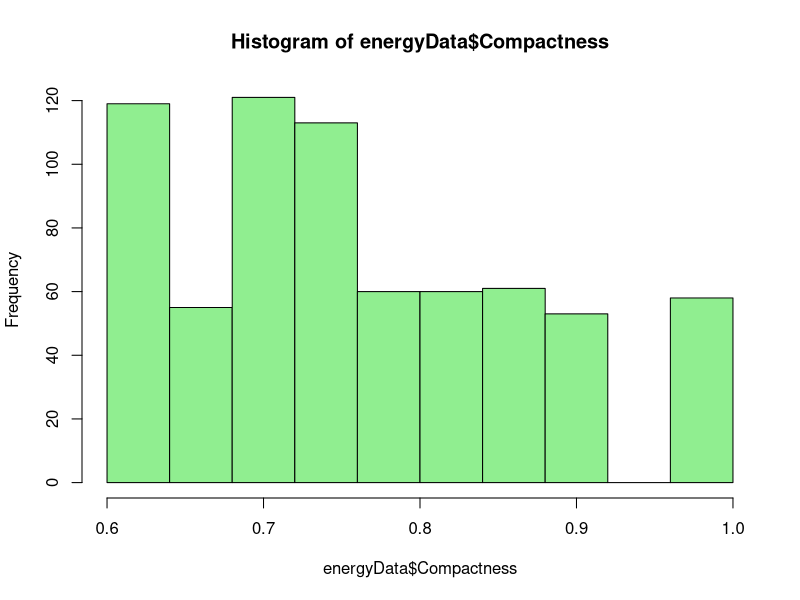
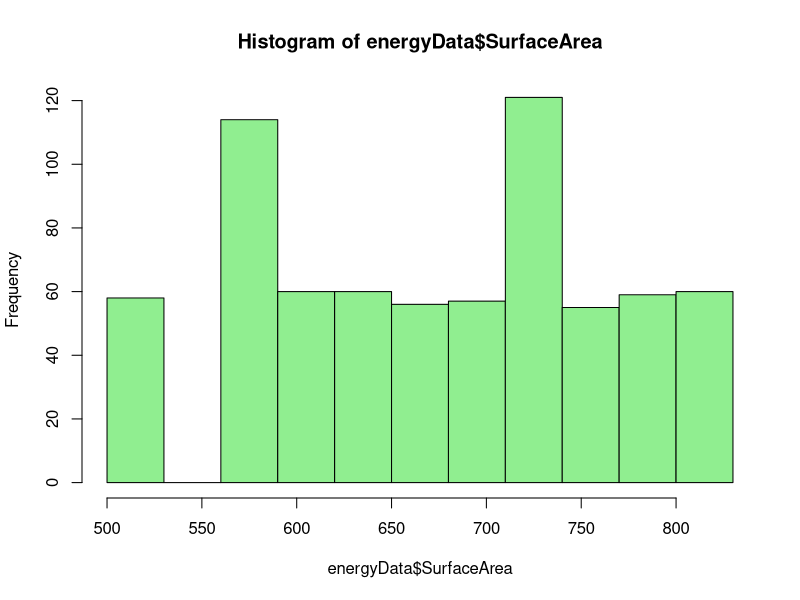
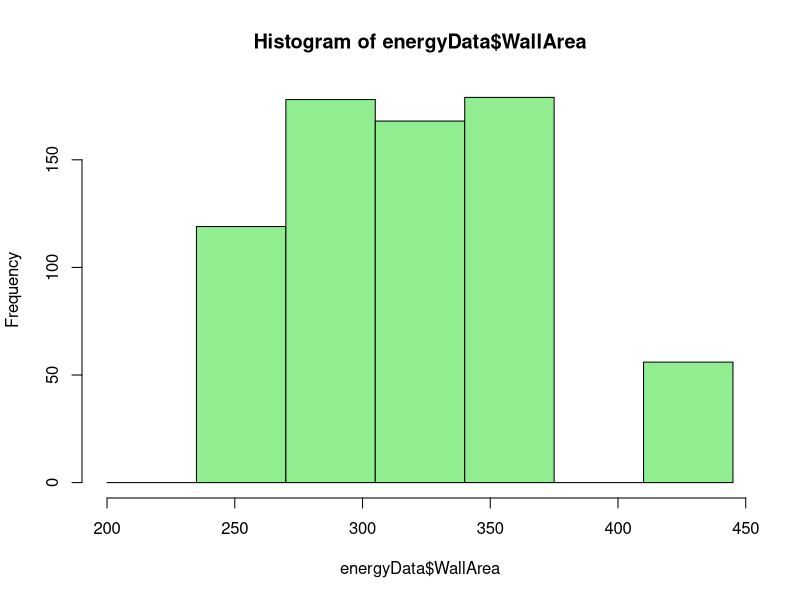
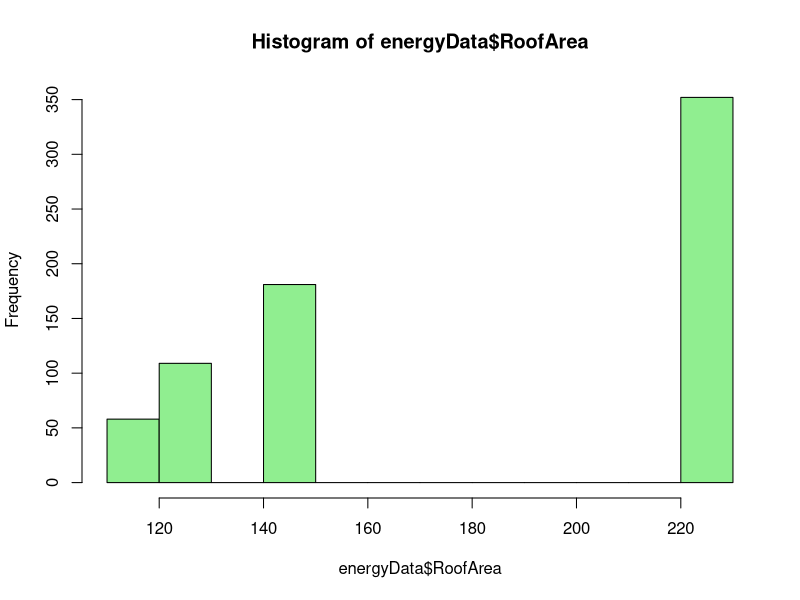
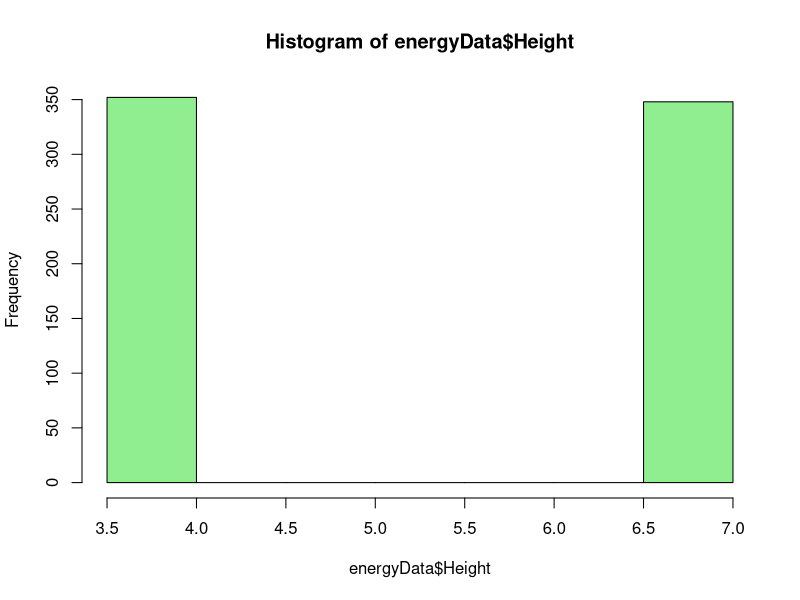
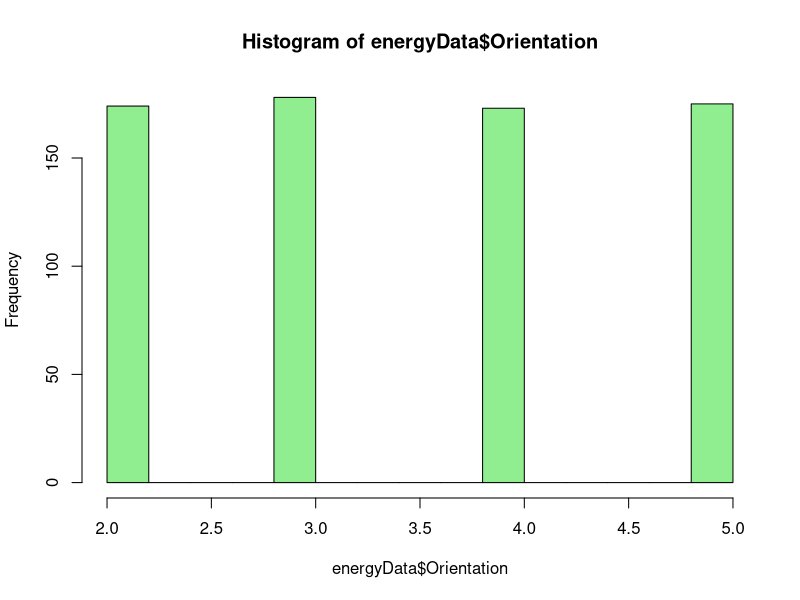
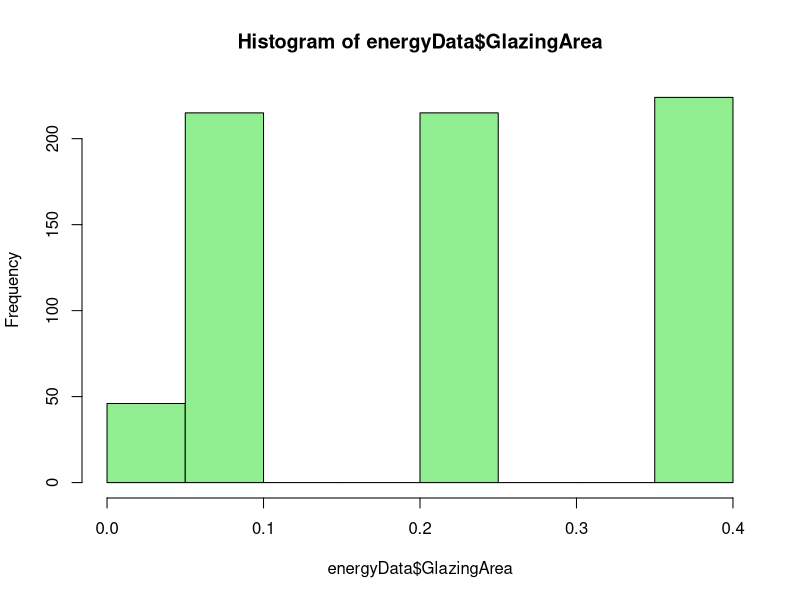
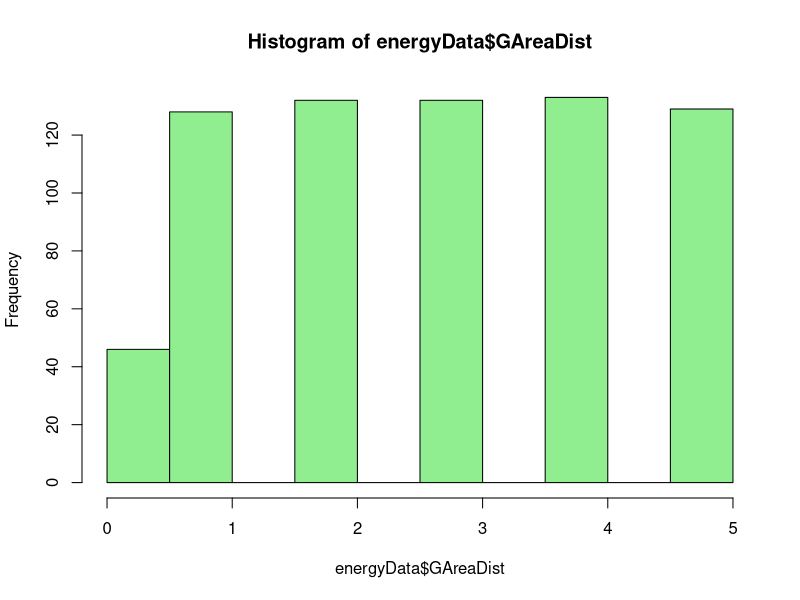

Recreate these plots in R, in order.
energyData <- read.csv("assign1_EnergyData.csv", header = TRUE)

str(energyData)

dim(energyData)

names(energyData)

head(energyData)

tail(energyData)

summary(energyData)


#histogram

hist(energyData$Compactness,breaks = seq(0.6, 1.0, by = 0.04),col = 'lightgreen') #numeric
hist(energyData$SurfaceArea,breaks = seq(500, 850, by = 30),col = 'lightgreen') #numeric
hist(energyData$WallArea,breaks = seq(200, 450, by = 35),col = 'lightgreen') #numeric
hist(energyData$RoofArea,col = 'lightgreen') #category There is a big gap

hist(energyData$Height,col = 'lightgreen') #category
hist(energyData$Orientation,col = 'lightgreen') #category
hist(energyData$GlazingArea,col = 'lightgreen') #category
hist(energyData$GAreaDist,col = 'lightgreen') #category

hist(energyData$HeatingLoad,col = 'lightgreen') #target
hist(energyData$CoolingLoad,col = 'lightgreen') #target

roofArea <- as.factor(energyData$RoofArea)
barplot(table(roofArea), col = 'lightgreen')

orientation <- as.factor(energyData$Orientation)
barplot(table(orientation), col = 'lightgreen')

gArea <- as.factor(energyData$GlazingArea)
barplot(table(gArea), col = 'lightgreen')

gAreaDist <- as.factor(energyData$GAreaDist)
barplot(table(gAreaDist), col = 'lightgreen')

height <- as.factor(energyData$Height)
barplot(table(height), col = 'lightgreen')

#boxplot
boxplot(energyData$Compactness, horizontal = TRUE, col = 'steelblue')
boxplot(energyData$SurfaceArea, horizontal = TRUE, col = 'steelblue')
boxplot(energyData$WallArea, horizontal = TRUE, col = 'steelblue')
boxplot(energyData$RoofArea, horizontal = TRUE, col = 'steelblue')


boxplot(energyData$Height, horizontal = TRUE, col = 'steelblue')
boxplot(energyData$Orientation, horizontal = TRUE, col = 'steelblue')
boxplot(energyData$GlazingArea, horizontal = TRUE, col = 'steelblue')
boxplot(energyData$GAreaDist, horizontal = TRUE, col = 'steelblue')

boxplot(energyData$HeatingLoad, horizontal = TRUE, col = 'steelblue')
boxplot(energyData$CoolingLoad, horizontal = TRUE, col = 'steelblue')

#correlation
cor(energyData)
library(corrplot)
corrplot.mixed(cor(energyData))
pairs(energyData, pch = 19, col = "blue")
#There is a non-linear relationship between compactness and surface area

#Start Fitting for heating load
lmHeatFit1 <- lm(HeatingLoad ~ (.- CoolingLoad), data = energyData)
summary(lmHeatFit1)

lmHeatFit2 <- update(lmHeatFit1, ~ . - (RoofArea + Orientation), data = energyData)
summary(lmHeatFit2)

lmHeatFit3 <- update(lmHeatFit2, ~ . + SurfaceArea:Height, data = energyData)
summary(lmHeatFit3)

lmHeatFit4 <- update(lmHeatFit3, ~ . - WallArea, data = energyData)
summary(lmHeatFit4)


#Line is not that flat
summary(lmHeatFit4)
plot(lmHeatFit4)

cd <- cooks.distance(lmHeatFit4)

energyData.clean <- energyData[abs(cd) < 4/nrow(energyData), ] #cleaning the outlier? That's it
nrow(energyData.clean)

formula(lmHeatFit4)
lmHeatFit <- lm(formula(lmHeatFit4), data = energyData.clean)
summary(lmHeatFit)

plot(lmHeatFit)

#Start Fitting for Cooling Load
lmCoolFit1 <- lm(CoolingLoad ~ (.- HeatingLoad), data = energyData)
summary(lmCoolFit1)

lmCoolFit2 <- update(lmCoolFit1, ~ . - RoofArea, data = energyData)
summary(lmCoolFit2)

lmCoolFit3 <- update(lmCoolFit2, ~ . - (Orientation + GAreaDist), data = energyData)
summary(lmCoolFit3)

lmCoolFit4 <- update(lmCoolFit3, ~ . + WallArea:SurfaceArea, data = energyData)
summary(lmCoolFit4)

summary(lmCoolFit4)
plot(lmCoolFit4)

cd <- cooks.distance(lmCoolFit4)
energyCoolData.clean <- energyData[abs(cd) < 4/nrow(energyData), ] #cleaning the outlier? That's it
nrow(energyCoolData.clean)

formula(lmCoolFit4)
lmCoolFit <- lm(formula(lmCoolFit4), data = energyCoolData.clean)

summary(lmCoolFit)
plot(lmCoolFit)

#Prediction

newData <- read.csv("assign1_EnergyPred.csv", header = TRUE)

Heatprediction <- predict(lmHeatFit, newdata = newData)
Heatconfint <- predict(lmHeatFit, newdata = newData, interval = "confidence", level = 0.95)
Heatpredint <- predict(lmHeatFit, newdata = newData, interval = "prediction", level = 0.95)
Heatprediction
Heatconfint
Heatpredint

CoolPrediction <- predict(lmCoolFit, newdata = newData)
Coolconfint <- predict(lmCoolFit, newdata = newData, interval = "confidence", level = 0.95)
Coolpredint <- predict(lmCoolFit, newdata = newData, interval = "prediction", level = 0.95)
Coolconfint
Coolpredint

